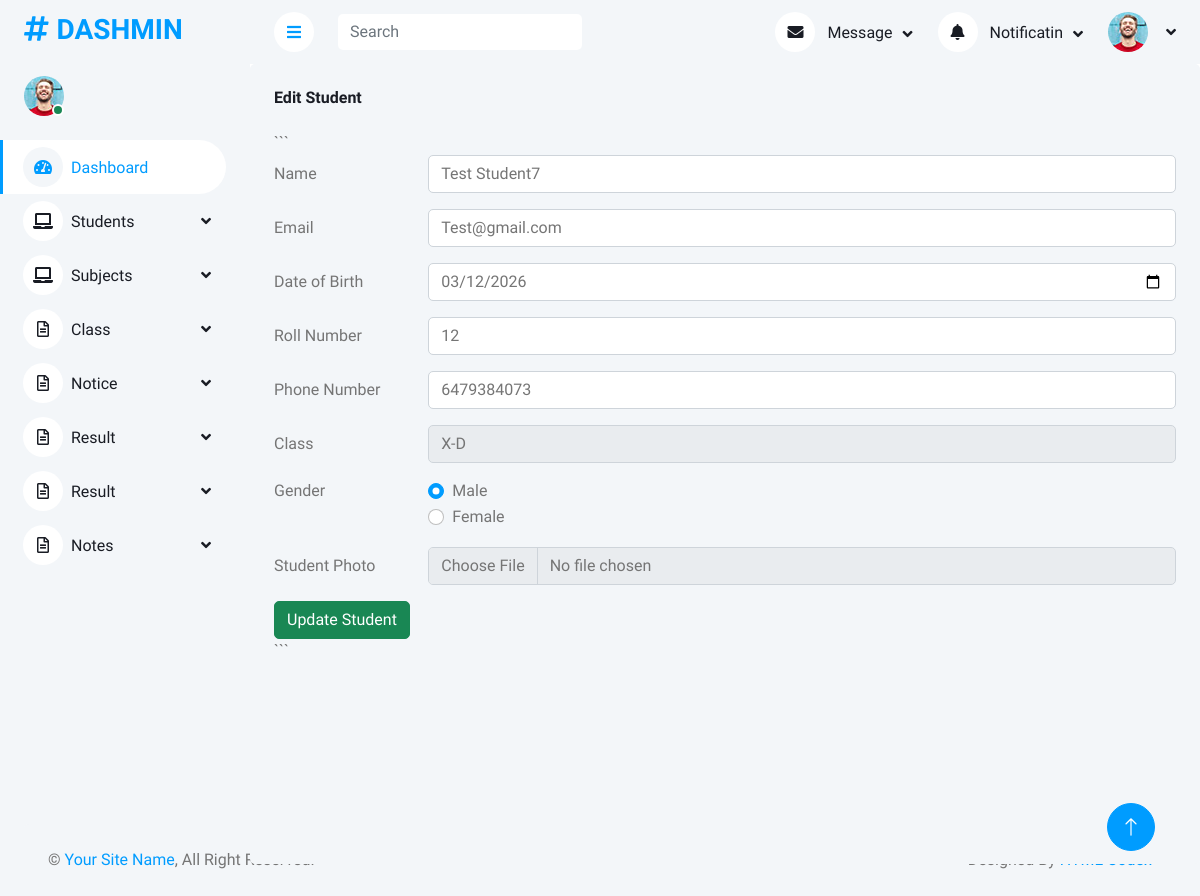
The app's page /manage/edit_student/13/ with its own data.
### AdminApp/models.py (models this page shows, shortened)
class StudentDb(models.Model):
    Gender_Choices=(
        ('Male','Male'),
        ('Female','Female')
    )
    Name=models.CharField(max_length=100,null=True,blank=True)
    Email=models.EmailField(max_length=100,null=True,blank=True)
    Roll_Number=models.CharField(max_length=100,null=True,blank=True)
    Dob=models.DateField(null=True,blank=True)
    Class=models.ForeignKey('ClassDb', on_delete=models.CASCADE,null=True,blank=True)
    gender=models.CharField(max_length=100,null=True,blank=True,choices=Gender_Choices)
    Phone_number=models.CharField(max_length=100,null=True,blank=True)
    Student_Photo = models.ImageField(upload_to="student_photos/", null=True, blank=True)

class ClassDb(models.Model):
    Class_Name=models.CharField(max_length=100,null=True,blank=True)
    Section=models.CharField(max_length=100,null=True,blank=True)
    Created_At=models.DateTimeField(auto_now_add=True)
    Updated_At=models.DateTimeField(auto_now=True)

### AdminApp/views.py (the view)
# urls.py: path('edit_student/<int:st_id>/', views.edit_student, name='edit_student'),
def edit_student(request, st_id):
    studata = StudentDb.objects.get(id=st_id)
    classes = ClassDb.objects.all()
    return render(request,'Edit_Student.html',{'studata':studata,'classes':classes})

### AdminApp/templates/Edit_Student.html (shortened to what this page needs)
{% extends 'Dashboard.html' %}
{% block content %}
<div class="bg-light rounded h-100 p-4">
    <h6 class="mb-4">Edit Student</h6>
```
<form method="POST" action="{% url 'update_student' studata.id %}" enctype="multipart/form-data">
    <div class="row mb-3">
        <label class="col-sm-2 col-form-label">Name</label>
        <div class="col-sm-10">
            <input type="text" class="form-control" name="name" value="{{studata.Name}}">
        </div>
    </div>
    <div class="row mb-3">
        <label class="col-sm-2 col-form-label">Email</label>
        <div class="col-sm-10">
            <input type="email" class="form-control" name="email" value="{{studata.Email}}">
        </div>
    </div>
    <div class="row mb-3">
        <label class="col-sm-2 col-form-label">Date of Birth</label>
        <div class="col-sm-10">
            <input type="date" class="form-control" name="dob" value="{{studata.Dob|date:'Y-m-d'}}">
        </div>
    </div>
    <div class="row mb-3">
        <label class="col-sm-2 col-form-label">Roll Number</label>
        <div class="col-sm-10">
            <input type="text" class="form-control" name="roll_number" value="{{studata.Roll_Number}}">
        </div>
    </div>
    <div class="row mb-3">
        <label class="col-sm-2 col-form-label">Phone Number</label>
        <div class="col-sm-10">
            <input type="text" class="form-control" name="phone_number" value="{{studata.Phone_number}}">
        </div>
    </div>
    <div class="row mb-3">
        <label class="col-sm-2 col-form-label">Class</label>
        <div class="col-sm-10">
            <select class="form-control" name="class">
                {% for c in classes %}
                <option value="{{c.id}}"
                {% if studata.Class.id == c.id %}
                selected
                {% endif %}
                >
                {{c.Class_Name}}-{{c.Section}}
                </option>
                {% endfor %}
            </select>
        </div>
    </div>
    <fieldset class="row mb-3">
        <legend class="col-form-label col-sm-2 pt-0">Gender</legend>
        <div class="col-sm-10">
            <div class="form-check">
                <input class="form-check-input" type="radio" name="gender" value="Male"
                {% if studata.gender == 'Male' %}checked{% endif %}>
                <label class="form-check-label">
                    Male
                </label>
            </div>
            <div class="form-check">
                <input class="form-check-input" type="radio" name="gender" value="Female"
                {% if studata.gender == 'Female' %}checked{% endif %}>
                <label class="form-check-label">
                    Female
                </label>
            </div>
        </div>
    </fieldset>
    <div class="row mb-3">
        <label class="col-sm-2 col-form-label">Student Photo</label>
        <div class="col-sm-10">
            <input type="file" class="form-control" name="photo">
        </div>
    </div>
    <button type="submit" class="btn btn-success">Update Student</button>
</form>
```
</div>
{% endblock %}

### AdminApp/static/assets/css/style.css (style rules this page uses)
:root { --primary: #009CFF; --light: #F3F6F9; --dark: #191C24; }
.btn { transition: .5s; }

### records on screen
StudentDb: name "Test Student7", email "Test@gmail.com", dob "03/12/2026", roll_number "12", phone_number "6479384073", class "X-D", gender "☑"
